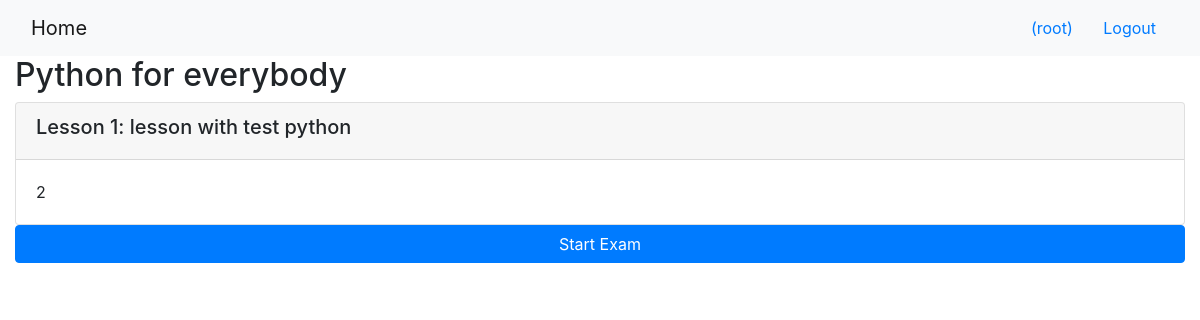
Page /onlinecourse/2/ (signed in) on the earlier database version.
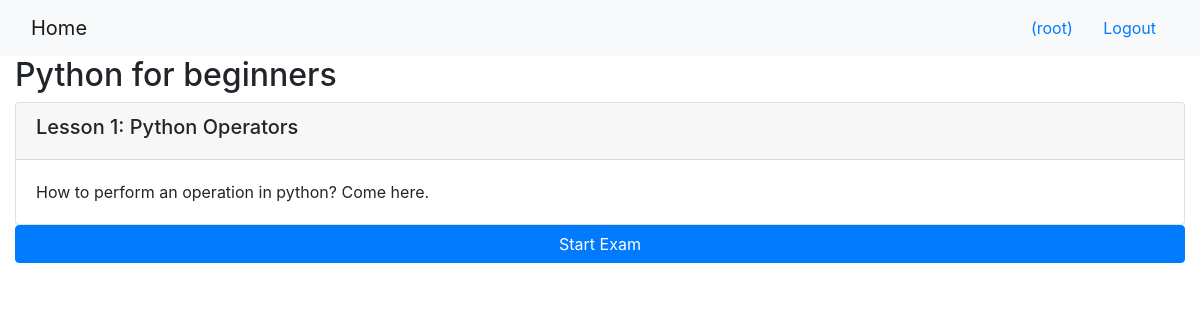
Same page on the later database version.
### onlinecourse/models.py (models this page shows, shortened)
class Course(models.Model):
    name = models.CharField(null=False, max_length=30, default='online course')
    image = models.ImageField(upload_to='course_images/')
    description = models.CharField(max_length=1000)
    pub_date = models.DateField(null=True)
    instructors = models.ManyToManyField(Instructor)
    users = models.ManyToManyField(settings.AUTH_USER_MODEL, through='Enrollment')
    total_enrollment = models.IntegerField(default=0)
    is_enrolled = False

class Lesson(models.Model):
    title = models.CharField(max_length=200, default="title")
    order = models.IntegerField(default=0)
    course = models.ForeignKey(Course, on_delete=models.CASCADE)
    content = models.TextField()

### onlinecourse/views.py (the view)
# urls.py: path('<int:pk>/', views.CourseDetailView.as_view(), name='course_details'),
class CourseDetailView(generic.DetailView):
    model = Course
    template_name = 'onlinecourse/course_detail_bootstrap.html'

### onlinecourse/templates/onlinecourse/course_detail_bootstrap.html (shortened to what this page needs)
<!DOCTYPE html>
<html lang="en">
<head>
     {% load static %}
    <link rel="stylesheet" href="https://maxcdn.bootstrapcdn.com/bootstrap/4.5.2/css/bootstrap.min.css">
</head>
<body>
    <nav class="navbar navbar-light bg-light">
        <div class="container-fluid">
            <div class="navbar-header">
                  <a class="navbar-brand" href="{% url 'onlinecourse:index' %}">Home</a>
            </div>
            <ul class="nav navbar-nav navbar-right">
                {% if user.is_authenticated %}
                <li>
                    <a class="btn btn-link" href="#">{{ user.first_name }}({{ user.username }})</a>
                    <a class="btn btn-link" href="{% url 'onlinecourse:logout' %}">Logout</a>
                </li>
                {% endif %}
            </ul>
        </div>
    </nav>
    <div class="container-fluid">
            <h2>{{ course.name }}</h2>
            <div class="card-columns-vertical">
                {% for lesson in course.lesson_set.all %}
                    <div class="card mt-1">
                        <div class="card-header"><h5>Lesson {{lesson.order|add:1}}: {{lesson.title}}</h5></div>
                        <div class="card-body">{{lesson.content}}</div>
                    </div>
                {% endfor %}
            </div>
            {% if user.is_authenticated %}
            <button class="btn btn-primary btn-block" data-toggle="collapse" data-target="#demo">Start Exam</button>
            {% endif %}
    </div>
</body>
</html>

Differences in the rows shown:
removed Lesson: order|add "1", title "lesson with test python", content "2"
changed Course: name "Python for everybody" → "Python for beginners"
added Lesson: order|add "1", title "Python Operators", content "How to perform an operation in python? Come here."
